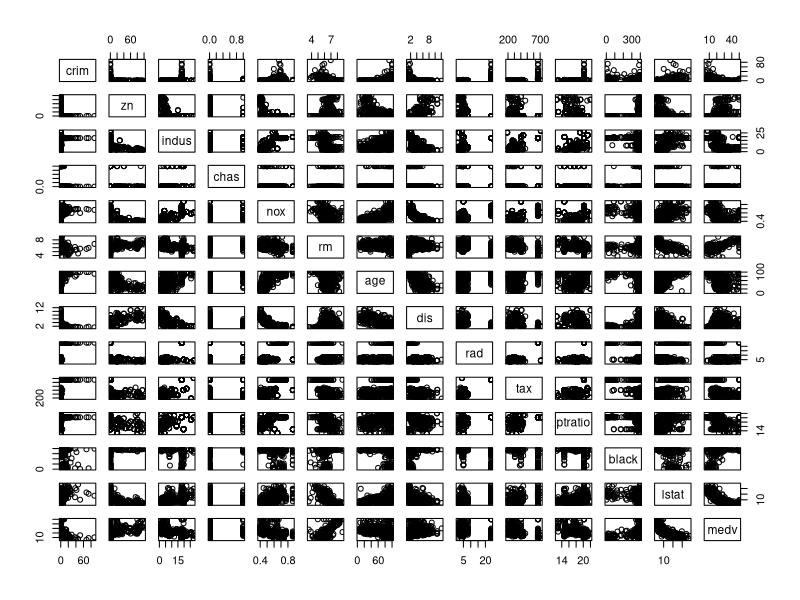
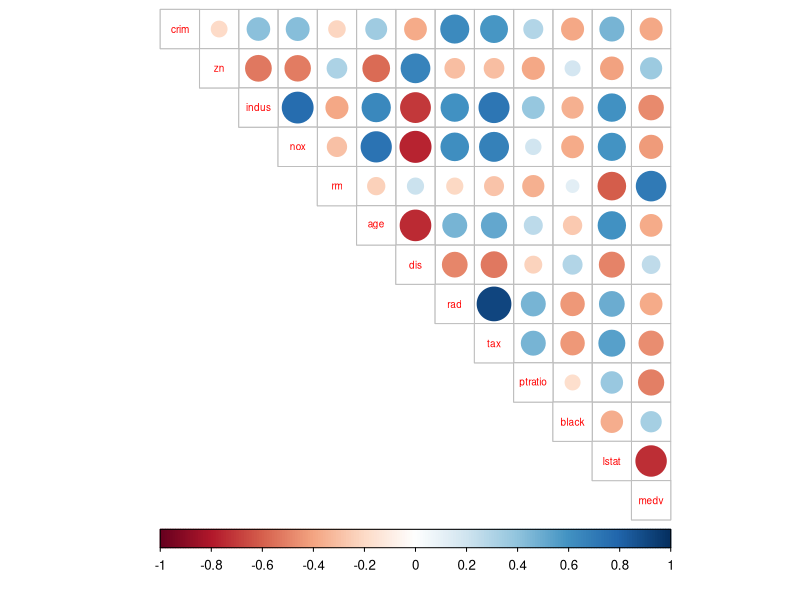
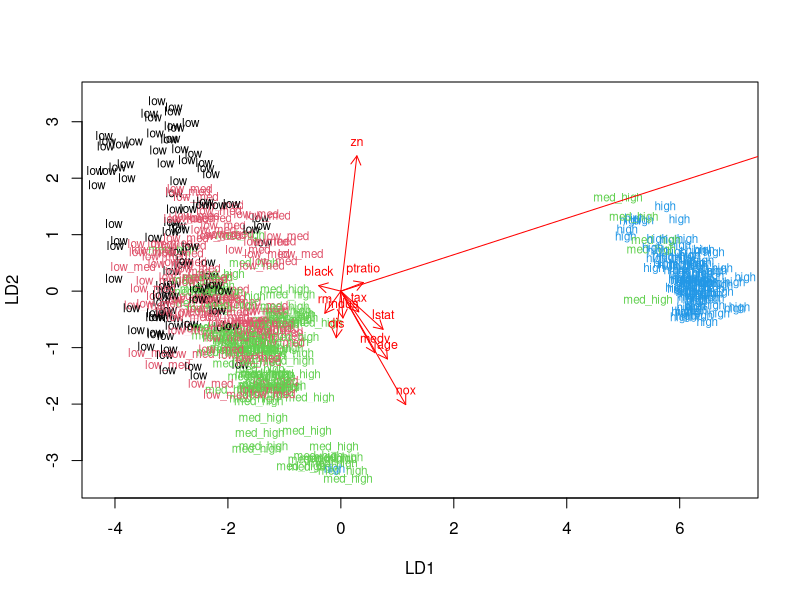
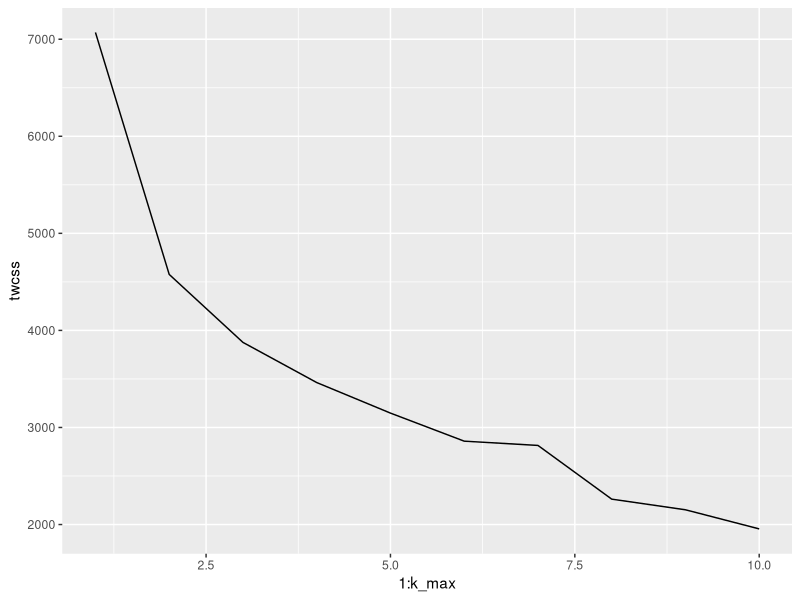
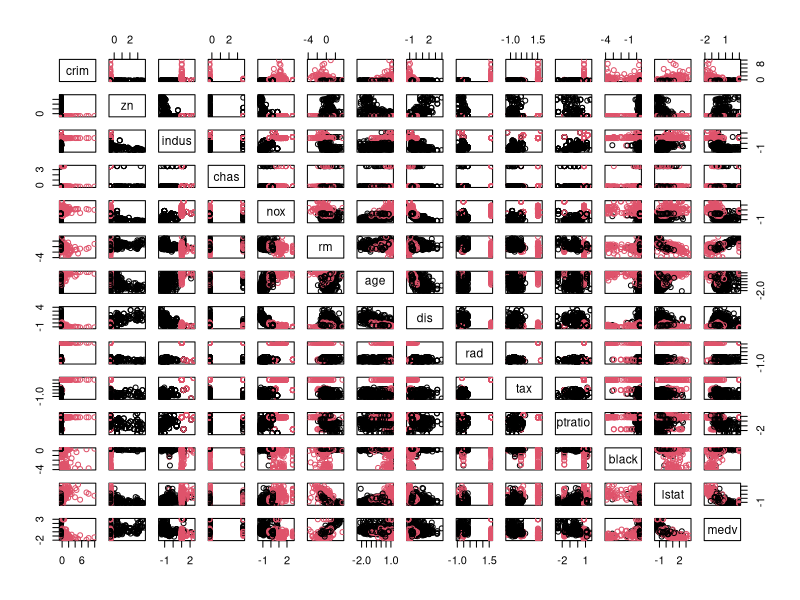

Generate these figures, in order, with R:
## ---- chunk 1
library(MASS)
library(tidyverse)
library(corrplot)
library(GGally)
## ---- chunk 2
data(Boston)
dim(Boston)
str(Boston)
## ---- chunk 3
pairs(Boston)
## ---- chunk 4
summary(Boston)
## ---- chunk 5
b1 <- Boston[-4]
## ---- chunk 6
cor_matrix<-cor(b1) %>% round(digits = 2)

corrplot(cor_matrix, method="circle", type = "upper", cl.pos = "b", tl.pos = "d", tl.cex = 0.6)

## ---- chunk 7
b1_scaled <- scale(b1)

class(b1_scaled)

b1_scaled <- as.data.frame(b1_scaled)
## ---- chunk 8
summary(b1_scaled)
## ---- chunk 9
qvec <- quantile(b1_scaled$crim)
nvec <- c("low", "low_med", "med_high", "high")

crime <- cut(b1_scaled$crim, breaks = qvec, include.lowest = TRUE, label = nvec)

b2 <- b1_scaled %>% dplyr::select(-crim)
b2 <- data.frame(b2, crime)

## ---- chunk 10
n <- nrow(b2)

ind <- sample(n,  size = n * 0.8)

train <- b2[ind,]

test <- b2[-ind,]

dim(train)
dim(test)


## ---- chunk 11
correct_classes <- test$crime


test <- dplyr::select(test, -crime)
## ---- chunk 12
# linear discriminant analysis
lda.fit <- lda(crime ~ ., data = train)

# print the lda.fit object
lda.fit

# the function for lda biplot arrows
lda.arrows <- function(x, myscale = 1, arrow_heads = 0.1, color = "red", tex = 0.75, choices = c(1,2)){
  heads <- coef(x)
  arrows(x0 = 0, y0 = 0, 
         x1 = myscale * heads[,choices[1]], 
         y1 = myscale * heads[,choices[2]], col=color, length = arrow_heads)
  text(myscale * heads[,choices], labels = row.names(heads), 
       cex = tex, col=color, pos=3)
}

# target classes as numeric
classes <- as.numeric(train$crime)

# plot the lda results
plot(lda.fit, dimen = 2, col = classes, pch = classes)
lda.arrows(lda.fit, myscale = 3)
## ---- chunk 13
# predict classes with test data
lda.pred <- predict(lda.fit, newdata = test)

# cross tabulate the results
table(correct = correct_classes, predicted = lda.pred$class)
## ---- chunk 14
data("Boston")
b3 <- scale(Boston)
b3 <- as.data.frame(b3)
summary(b3)

euclidean <- dist(b3)
summary(euclidean)
## ---- chunk 15
set.seed(123)

# determine the number of clusters
k_max <- 10

# calculate the total within sum of squares
twcss <- sapply(1:k_max, function(k){kmeans(b3, k)$tot.withinss})

qplot(x = 1:k_max, y = twcss, geom = 'line')

# k-means clustering
km <- kmeans(b3, centers = 2)

pairs(b3, col = km$cluster)
